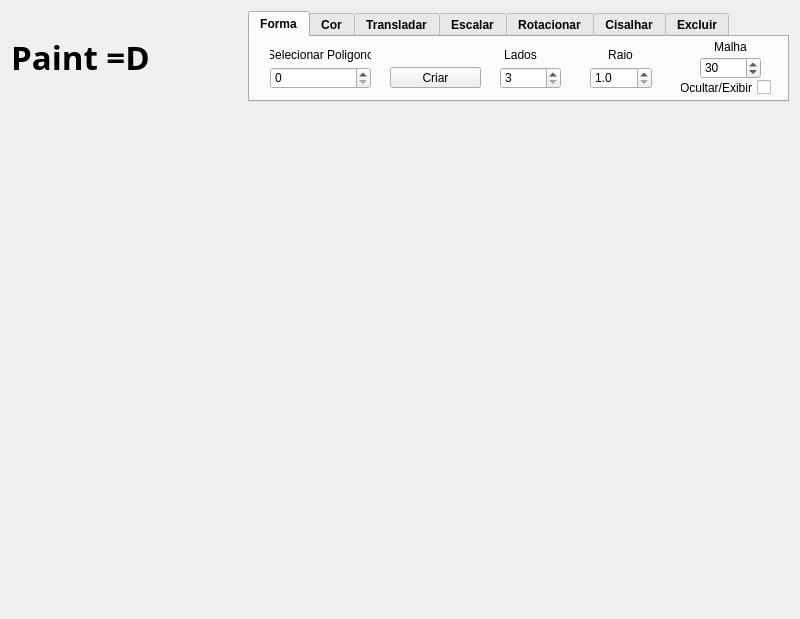
<?xml version="1.0" encoding="UTF-8"?>
<ui version="4.0">
 <class>JanelaPrincipal</class>
 <widget class="QWidget" name="JanelaPrincipal">
  <property name="geometry">
   <rect>
    <x>0</x>
    <y>0</y>
    <width>800</width>
    <height>615</height>
   </rect>
  </property>
  <property name="minimumSize">
   <size>
    <width>690</width>
    <height>0</height>
   </size>
  </property>
  <property name="windowTitle">
   <string>JanelaPrincipal</string>
  </property>
  <property name="layoutDirection">
   <enum>Qt::RightToLeft</enum>
  </property>
  <layout class="QGridLayout" name="gridLayout">
   <item row="3" column="0" colspan="3">
    <widget class="PaintTela" name="painel" native="true">
     <property name="minimumSize">
      <size>
       <width>0</width>
       <height>500</height>
      </size>
     </property>
     <property name="sizeIncrement">
      <size>
       <width>0</width>
       <height>0</height>
      </size>
     </property>
     <property name="layoutDirection">
      <enum>Qt::LeftToRight</enum>
     </property>
     <property name="autoFillBackground">
      <bool>true</bool>
     </property>
    </widget>
   </item>
   <item row="0" column="2">
    <spacer name="verticalSpacer_2">
     <property name="orientation">
      <enum>Qt::Vertical</enum>
     </property>
     <property name="sizeHint" stdset="0">
      <size>
       <width>20</width>
       <height>20</height>
      </size>
     </property>
    </spacer>
   </item>
   <item row="2" column="2">
    <spacer name="verticalSpacer">
     <property name="orientation">
      <enum>Qt::Vertical</enum>
     </property>
     <property name="sizeHint" stdset="0">
      <size>
       <width>20</width>
       <height>19</height>
      </size>
     </property>
    </spacer>
   </item>
   <item row="1" column="2">
    <widget class="QLabel" name="label">
     <property name="maximumSize">
      <size>
       <width>163</width>
       <height>34</height>
      </size>
     </property>
     <property name="font">
      <font>
       <family>VCR OSD Mono</family>
       <pointsize>25</pointsize>
       <weight>75</weight>
       <italic>false</italic>
       <bold>true</bold>
       <underline>false</underline>
       <strikeout>false</strikeout>
      </font>
     </property>
     <property name="layoutDirection">
      <enum>Qt::LeftToRight</enum>
     </property>
     <property name="text">
      <string>Paint =D</string>
     </property>
     <property name="textFormat">
      <enum>Qt::PlainText</enum>
     </property>
     <property name="alignment">
      <set>Qt::AlignCenter</set>
     </property>
    </widget>
   </item>
   <item row="1" column="1">
    <spacer name="horizontalSpacer">
     <property name="orientation">
      <enum>Qt::Horizontal</enum>
     </property>
     <property name="sizeHint" stdset="0">
      <size>
       <width>63</width>
       <height>20</height>
      </size>
     </property>
    </spacer>
   </item>
   <item row="0" column="0" rowspan="3">
    <widget class="QTabWidget" name="tabWidget">
     <property name="minimumSize">
      <size>
       <width>541</width>
       <height>91</height>
      </size>
     </property>
     <property name="maximumSize">
      <size>
       <width>0</width>
       <height>91</height>
      </size>
     </property>
     <property name="font">
      <font>
       <weight>75</weight>
       <bold>true</bold>
      </font>
     </property>
     <property name="layoutDirection">
      <enum>Qt::LeftToRight</enum>
     </property>
     <property name="autoFillBackground">
      <bool>true</bool>
     </property>
     <property name="currentIndex">
      <number>0</number>
     </property>
     <widget class="QWidget" name="tab_4">
      <attribute name="title">
       <string>Forma</string>
      </attribute>
      <widget class="QPushButton" name="pushButton">
       <property name="geometry">
        <rect>
         <x>140</x>
         <y>30</y>
         <width>91</width>
         <height>21</height>
        </rect>
       </property>
       <property name="font">
        <font>
         <weight>50</weight>
         <bold>false</bold>
        </font>
       </property>
       <property name="text">
        <string>Criar</string>
       </property>
       <property name="checkable">
        <bool>false</bool>
       </property>
      </widget>
      <widget class="QSpinBox" name="spinBox_4">
       <property name="geometry">
        <rect>
         <x>250</x>
         <y>30</y>
         <width>61</width>
         <height>22</height>
        </rect>
       </property>
       <property name="font">
        <font>
         <weight>50</weight>
         <bold>false</bold>
        </font>
       </property>
       <property name="minimum">
        <number>3</number>
       </property>
       <property name="maximum">
        <number>60</number>
       </property>
      </widget>
      <widget class="QDoubleSpinBox" name="doubleSpinBox">
       <property name="geometry">
        <rect>
         <x>340</x>
         <y>30</y>
         <width>62</width>
         <height>22</height>
        </rect>
       </property>
       <property name="font">
        <font>
         <weight>50</weight>
         <bold>false</bold>
        </font>
       </property>
       <property name="decimals">
        <number>1</number>
       </property>
       <property name="minimum">
        <double>1.000000000000000</double>
       </property>
       <property name="maximum">
        <double>10.000000000000000</double>
       </property>
      </widget>
      <widget class="QLabel" name="label_3">
       <property name="geometry">
        <rect>
         <x>240</x>
         <y>10</y>
         <width>61</width>
         <height>16</height>
        </rect>
       </property>
       <property name="font">
        <font>
         <weight>50</weight>
         <bold>false</bold>
         <kerning>true</kerning>
        </font>
       </property>
       <property name="text">
        <string>Lados</string>
       </property>
       <property name="alignment">
        <set>Qt::AlignCenter</set>
       </property>
      </widget>
      <widget class="QLabel" name="label_6">
       <property name="geometry">
        <rect>
         <x>340</x>
         <y>10</y>
         <width>61</width>
         <height>16</height>
        </rect>
       </property>
       <property name="font">
        <font>
         <weight>50</weight>
         <bold>false</bold>
         <kerning>true</kerning>
        </font>
       </property>
       <property name="text">
        <string>Raio</string>
       </property>
       <property name="alignment">
        <set>Qt::AlignCenter</set>
       </property>
      </widget>
      <widget class="QLabel" name="label_11">
       <property name="geometry">
        <rect>
         <x>20</x>
         <y>10</y>
         <width>101</width>
         <height>16</height>
        </rect>
       </property>
       <property name="font">
        <font>
         <weight>50</weight>
         <bold>false</bold>
         <kerning>true</kerning>
        </font>
       </property>
       <property name="text">
        <string>Selecionar Poligono</string>
       </property>
       <property name="alignment">
        <set>Qt::AlignCenter</set>
       </property>
      </widget>
      <widget class="QSpinBox" name="spinBox_5">
       <property name="geometry">
        <rect>
         <x>20</x>
         <y>30</y>
         <width>101</width>
         <height>22</height>
        </rect>
       </property>
       <property name="font">
        <font>
         <weight>50</weight>
         <bold>false</bold>
        </font>
       </property>
       <property name="minimum">
        <number>0</number>
       </property>
       <property name="maximum">
        <number>19</number>
       </property>
       <property name="value">
        <number>0</number>
       </property>
      </widget>
      <widget class="QCheckBox" name="checkBox_2">
       <property name="geometry">
        <rect>
         <x>430</x>
         <y>40</y>
         <width>91</width>
         <height>21</height>
        </rect>
       </property>
       <property name="font">
        <font>
         <weight>50</weight>
         <bold>false</bold>
        </font>
       </property>
       <property name="layoutDirection">
        <enum>Qt::RightToLeft</enum>
       </property>
       <property name="text">
        <string>Ocultar/Exibir</string>
       </property>
       <property name="checkable">
        <bool>true</bool>
       </property>
       <property name="checked">
        <bool>false</bool>
       </property>
      </widget>
      <widget class="QLabel" name="label_12">
       <property name="geometry">
        <rect>
         <x>450</x>
         <y>0</y>
         <width>61</width>
         <height>20</height>
        </rect>
       </property>
       <property name="font">
        <font>
         <weight>50</weight>
         <bold>false</bold>
         <kerning>true</kerning>
        </font>
       </property>
       <property name="text">
        <string>Malha</string>
       </property>
       <property name="alignment">
        <set>Qt::AlignCenter</set>
       </property>
      </widget>
      <widget class="QSpinBox" name="spinBox_6">
       <property name="geometry">
        <rect>
         <x>450</x>
         <y>20</y>
         <width>61</width>
         <height>22</height>
        </rect>
       </property>
       <property name="font">
        <font>
         <weight>50</weight>
         <bold>false</bold>
        </font>
       </property>
       <property name="minimum">
        <number>0</number>
       </property>
       <property name="maximum">
        <number>100</number>
       </property>
       <property name="value">
        <number>30</number>
       </property>
      </widget>
     </widget>
     <widget class="QWidget" name="tab">
      <property name="autoFillBackground">
       <bool>true</bool>
      </property>
      <attribute name="title">
       <string>Cor</string>
      </attribute>
      <widget class="QSpinBox" name="spinBox">
       <property name="geometry">
        <rect>
         <x>130</x>
         <y>30</y>
         <width>61</width>
         <height>22</height>
        </rect>
       </property>
       <property name="font">
        <font>
         <weight>50</weight>
         <bold>false</bold>
        </font>
       </property>
       <property name="minimum">
        <number>0</number>
       </property>
       <property name="maximum">
        <number>255</number>
       </property>
       <property name="value">
        <number>0</number>
       </property>
      </widget>
      <widget class="QSpinBox" name="spinBox_2">
       <property name="geometry">
        <rect>
         <x>240</x>
         <y>30</y>
         <width>61</width>
         <height>22</height>
        </rect>
       </property>
       <property name="font">
        <font>
         <weight>50</weight>
         <bold>false</bold>
        </font>
       </property>
       <property name="minimum">
        <number>0</number>
       </property>
       <property name="maximum">
        <number>255</number>
       </property>
       <property name="value">
        <number>0</number>
       </property>
      </widget>
      <widget class="QSpinBox" name="spinBox_3">
       <property name="geometry">
        <rect>
         <x>350</x>
         <y>30</y>
         <width>61</width>
         <height>22</height>
        </rect>
       </property>
       <property name="font">
        <font>
         <weight>50</weight>
         <bold>false</bold>
        </font>
       </property>
       <property name="minimum">
        <number>0</number>
       </property>
       <property name="maximum">
        <number>255</number>
       </property>
       <property name="value">
        <number>0</number>
       </property>
      </widget>
      <widget class="QLabel" name="label_2">
       <property name="geometry">
        <rect>
         <x>130</x>
         <y>10</y>
         <width>61</width>
         <height>16</height>
        </rect>
       </property>
       <property name="font">
        <font>
         <weight>50</weight>
         <bold>false</bold>
        </font>
       </property>
       <property name="text">
        <string>Red</string>
       </property>
       <property name="alignment">
        <set>Qt::AlignCenter</set>
       </property>
      </widget>
      <widget class="QLabel" name="label_4">
       <property name="geometry">
        <rect>
         <x>240</x>
         <y>10</y>
         <width>61</width>
         <height>16</height>
        </rect>
       </property>
       <property name="font">
        <font>
         <weight>50</weight>
         <bold>false</bold>
        </font>
       </property>
       <property name="text">
        <string>Green</string>
       </property>
       <property name="alignment">
        <set>Qt::AlignCenter</set>
       </property>
      </widget>
      <widget class="QLabel" name="label_5">
       <property name="geometry">
        <rect>
         <x>350</x>
         <y>10</y>
         <width>61</width>
         <height>16</height>
        </rect>
       </property>
       <property name="font">
        <font>
         <weight>50</weight>
         <bold>false</bold>
        </font>
       </property>
       <property name="text">
        <string>Blue</string>
       </property>
       <property name="alignment">
        <set>Qt::AlignCenter</set>
       </property>
      </widget>
     </widget>
     <widget class="QWidget" name="tab_2">
      <property name="autoFillBackground">
       <bool>true</bool>
      </property>
      <attribute name="title">
       <string>Transladar</string>
      </attribute>
      <widget class="QLabel" name="label_7">
       <property name="geometry">
        <rect>
         <x>150</x>
         <y>10</y>
         <width>61</width>
         <height>20</height>
        </rect>
       </property>
       <property name="font">
        <font>
         <weight>50</weight>
         <bold>false</bold>
        </font>
       </property>
       <property name="text">
        <string>X</string>
       </property>
       <property name="alignment">
        <set>Qt::AlignCenter</set>
       </property>
      </widget>
      <widget class="QLabel" name="label_8">
       <property name="geometry">
        <rect>
         <x>300</x>
         <y>10</y>
         <width>61</width>
         <height>20</height>
        </rect>
       </property>
       <property name="font">
        <font>
         <weight>50</weight>
         <bold>false</bold>
        </font>
       </property>
       <property name="text">
        <string>Y</string>
       </property>
       <property name="alignment">
        <set>Qt::AlignCenter</set>
       </property>
      </widget>
      <widget class="QDoubleSpinBox" name="doubleSpinBox_2">
       <property name="geometry">
        <rect>
         <x>150</x>
         <y>30</y>
         <width>62</width>
         <height>22</height>
        </rect>
       </property>
       <property name="font">
        <font>
         <weight>50</weight>
         <bold>false</bold>
        </font>
       </property>
       <property name="minimum">
        <double>-20.000000000000000</double>
       </property>
       <property name="maximum">
        <double>20.000000000000000</double>
       </property>
       <property name="singleStep">
        <double>0.500000000000000</double>
       </property>
       <property name="value">
        <double>0.000000000000000</double>
       </property>
      </widget>
      <widget class="QDoubleSpinBox" name="doubleSpinBox_3">
       <property name="geometry">
        <rect>
         <x>300</x>
         <y>30</y>
         <width>62</width>
         <height>22</height>
        </rect>
       </property>
       <property name="font">
        <font>
         <weight>50</weight>
         <bold>false</bold>
        </font>
       </property>
       <property name="minimum">
        <double>-20.000000000000000</double>
       </property>
       <property name="maximum">
        <double>20.000000000000000</double>
       </property>
       <property name="singleStep">
        <double>0.500000000000000</double>
       </property>
       <property name="value">
        <double>1.000000000000000</double>
       </property>
      </widget>
     </widget>
     <widget class="QWidget" name="tab_7">
      <attribute name="title">
       <string>Escalar</string>
      </attribute>
      <widget class="QDoubleSpinBox" name="doubleSpinBox_5">
       <property name="geometry">
        <rect>
         <x>300</x>
         <y>30</y>
         <width>62</width>
         <height>22</height>
        </rect>
       </property>
       <property name="font">
        <font>
         <weight>50</weight>
         <bold>false</bold>
        </font>
       </property>
       <property name="minimum">
        <double>1.000000000000000</double>
       </property>
       <property name="maximum">
        <double>10.000000000000000</double>
       </property>
       <property name="singleStep">
        <double>0.500000000000000</double>
       </property>
       <property name="value">
        <double>1.000000000000000</double>
       </property>
      </widget>
      <widget class="QLabel" name="label_9">
       <property name="geometry">
        <rect>
         <x>150</x>
         <y>10</y>
         <width>61</width>
         <height>20</height>
        </rect>
       </property>
       <property name="font">
        <font>
         <weight>50</weight>
         <bold>false</bold>
        </font>
       </property>
       <property name="text">
        <string>X</string>
       </property>
       <property name="alignment">
        <set>Qt::AlignCenter</set>
       </property>
      </widget>
      <widget class="QLabel" name="label_10">
       <property name="geometry">
        <rect>
         <x>300</x>
         <y>10</y>
         <width>61</width>
         <height>20</height>
        </rect>
       </property>
       <property name="font">
        <font>
         <weight>50</weight>
         <bold>false</bold>
        </font>
       </property>
       <property name="text">
        <string>Y</string>
       </property>
       <property name="alignment">
        <set>Qt::AlignCenter</set>
       </property>
      </widget>
      <widget class="QDoubleSpinBox" name="doubleSpinBox_6">
       <property name="geometry">
        <rect>
         <x>150</x>
         <y>30</y>
         <width>62</width>
         <height>22</height>
        </rect>
       </property>
       <property name="font">
        <font>
         <weight>50</weight>
         <bold>false</bold>
        </font>
       </property>
       <property name="minimum">
        <double>1.000000000000000</double>
       </property>
       <property name="maximum">
        <double>10.000000000000000</double>
       </property>
       <property name="singleStep">
        <double>0.500000000000000</double>
       </property>
       <property name="value">
        <double>1.000000000000000</double>
       </property>
      </widget>
     </widget>
     <widget class="QWidget" name="tab_5">
      <attribute name="title">
       <string>Rotacionar</string>
      </attribute>
      <widget class="QLabel" name="label_15">
       <property name="geometry">
        <rect>
         <x>210</x>
         <y>10</y>
         <width>111</width>
         <height>20</height>
        </rect>
       </property>
       <property name="font">
        <font>
         <weight>50</weight>
         <bold>false</bold>
        </font>
       </property>
       <property name="text">
        <string>Ângulo (-360 a 360)</string>
       </property>
       <property name="alignment">
        <set>Qt::AlignCenter</set>
       </property>
      </widget>
      <widget class="QDoubleSpinBox" name="doubleSpinBox_9">
       <property name="geometry">
        <rect>
         <x>220</x>
         <y>30</y>
         <width>91</width>
         <height>22</height>
        </rect>
       </property>
       <property name="font">
        <font>
         <weight>50</weight>
         <bold>false</bold>
        </font>
       </property>
       <property name="minimum">
        <double>-360.000000000000000</double>
       </property>
       <property name="maximum">
        <double>360.000000000000000</double>
       </property>
       <property name="singleStep">
        <double>0.500000000000000</double>
       </property>
       <property name="value">
        <double>0.000000000000000</double>
       </property>
      </widget>
     </widget>
     <widget class="QWidget" name="tab_8">
      <attribute name="title">
       <string>Cisalhar</string>
      </attribute>
      <widget class="QLabel" name="label_13">
       <property name="geometry">
        <rect>
         <x>150</x>
         <y>10</y>
         <width>61</width>
         <height>20</height>
        </rect>
       </property>
       <property name="font">
        <font>
         <weight>50</weight>
         <bold>false</bold>
        </font>
       </property>
       <property name="text">
        <string>X</string>
       </property>
       <property name="alignment">
        <set>Qt::AlignCenter</set>
       </property>
      </widget>
      <widget class="QLabel" name="label_14">
       <property name="geometry">
        <rect>
         <x>300</x>
         <y>10</y>
         <width>61</width>
         <height>20</height>
        </rect>
       </property>
       <property name="font">
        <font>
         <weight>50</weight>
         <bold>false</bold>
        </font>
       </property>
       <property name="text">
        <string>Y</string>
       </property>
       <property name="alignment">
        <set>Qt::AlignCenter</set>
       </property>
      </widget>
      <widget class="QDoubleSpinBox" name="doubleSpinBox_7">
       <property name="geometry">
        <rect>
         <x>151</x>
         <y>30</y>
         <width>62</width>
         <height>22</height>
        </rect>
       </property>
       <property name="font">
        <font>
         <weight>50</weight>
         <bold>false</bold>
        </font>
       </property>
       <property name="decimals">
        <number>3</number>
       </property>
       <property name="minimum">
        <double>0.000000000000000</double>
       </property>
       <property name="maximum">
        <double>3.000000000000000</double>
       </property>
       <property name="singleStep">
        <double>0.250000000000000</double>
       </property>
       <property name="value">
        <double>0.000000000000000</double>
       </property>
      </widget>
      <widget class="QDoubleSpinBox" name="doubleSpinBox_8">
       <property name="geometry">
        <rect>
         <x>300</x>
         <y>30</y>
         <width>62</width>
         <height>22</height>
        </rect>
       </property>
       <property name="font">
        <font>
         <weight>50</weight>
         <bold>false</bold>
        </font>
       </property>
       <property name="decimals">
        <number>3</number>
       </property>
       <property name="minimum">
        <double>0.000000000000000</double>
       </property>
       <property name="maximum">
        <double>3.000000000000000</double>
       </property>
       <property name="singleStep">
        <double>0.250000000000000</double>
       </property>
       <property name="value">
        <double>0.000000000000000</double>
       </property>
      </widget>
     </widget>
     <widget class="QWidget" name="tab_3">
      <property name="autoFillBackground">
       <bool>true</bool>
      </property>
      <attribute name="title">
       <string>Excluir</string>
      </attribute>
      <widget class="QPushButton" name="pushButton_2">
       <property name="geometry">
        <rect>
         <x>90</x>
         <y>20</y>
         <width>131</width>
         <height>31</height>
        </rect>
       </property>
       <property name="font">
        <font>
         <weight>50</weight>
         <bold>false</bold>
        </font>
       </property>
       <property name="text">
        <string>Figura Selecionada</string>
       </property>
      </widget>
      <widget class="QPushButton" name="pushButton_3">
       <property name="geometry">
        <rect>
         <x>300</x>
         <y>20</y>
         <width>151</width>
         <height>31</height>
        </rect>
       </property>
       <property name="font">
        <font>
         <weight>50</weight>
         <bold>false</bold>
        </font>
       </property>
       <property name="text">
        <string>Todos as Figuras</string>
       </property>
      </widget>
     </widget>
    </widget>
   </item>
  </layout>
 </widget>
 <layoutdefault spacing="6" margin="11"/>
 <customwidgets>
  <customwidget>
   <class>PaintTela</class>
   <extends>QWidget</extends>
   <header>PaintTela.h</header>
   <container>1</container>
   <slots>
    <slot>alterarRaio(double)</slot>
    <slot>alterarLados(int)</slot>
    <slot>criarFigura()</slot>
    <slot>alterarR(int)</slot>
    <slot>alterarG(int)</slot>
    <slot>alterarB(int)</slot>
    <slot>exibirMalha(bool)</slot>
    <slot>exibirMalha()</slot>
    <slot>transladarX(double)</slot>
    <slot>transladarY(double)</slot>
    <slot>escalarX(double)</slot>
    <slot>escalarY(double)</slot>
    <slot>selecionar(int)</slot>
    <slot>excluirFigura()</slot>
    <slot>excluirTodos()</slot>
    <slot>rotacionar(double)</slot>
    <slot>cisalharX(double)</slot>
    <slot>cisalharY(double)</slot>
    <slot>tamanhoMalha(int)</slot>
   </slots>
  </customwidget>
 </customwidgets>
 <resources/>
 <connections>
  <connection>
   <sender>spinBox_2</sender>
   <signal>valueChanged(int)</signal>
   <receiver>painel</receiver>
   <slot>alterarG(int)</slot>
   <hints>
    <hint type="sourcelabel">
     <x>552</x>
     <y>82</y>
    </hint>
    <hint type="destinationlabel">
     <x>454</x>
     <y>139</y>
    </hint>
   </hints>
  </connection>
  <connection>
   <sender>spinBox</sender>
   <signal>valueChanged(int)</signal>
   <receiver>painel</receiver>
   <slot>alterarR(int)</slot>
   <hints>
    <hint type="sourcelabel">
     <x>442</x>
     <y>82</y>
    </hint>
    <hint type="destinationlabel">
     <x>327</x>
     <y>153</y>
    </hint>
   </hints>
  </connection>
  <connection>
   <sender>spinBox_3</sender>
   <signal>valueChanged(int)</signal>
   <receiver>painel</receiver>
   <slot>alterarB(int)</slot>
   <hints>
    <hint type="sourcelabel">
     <x>662</x>
     <y>82</y>
    </hint>
    <hint type="destinationlabel">
     <x>554</x>
     <y>128</y>
    </hint>
   </hints>
  </connection>
  <connection>
   <sender>doubleSpinBox_6</sender>
   <signal>valueChanged(double)</signal>
   <receiver>painel</receiver>
   <slot>escalarX(double)</slot>
   <hints>
    <hint type="sourcelabel">
     <x>463</x>
     <y>82</y>
    </hint>
    <hint type="destinationlabel">
     <x>303</x>
     <y>151</y>
    </hint>
   </hints>
  </connection>
  <connection>
   <sender>checkBox_2</sender>
   <signal>clicked()</signal>
   <receiver>painel</receiver>
   <slot>exibirMalha()</slot>
   <hints>
    <hint type="sourcelabel">
     <x>702</x>
     <y>85</y>
    </hint>
    <hint type="destinationlabel">
     <x>722</x>
     <y>132</y>
    </hint>
   </hints>
  </connection>
  <connection>
   <sender>doubleSpinBox_5</sender>
   <signal>valueChanged(double)</signal>
   <receiver>painel</receiver>
   <slot>escalarY(double)</slot>
   <hints>
    <hint type="sourcelabel">
     <x>613</x>
     <y>82</y>
    </hint>
    <hint type="destinationlabel">
     <x>444</x>
     <y>119</y>
    </hint>
   </hints>
  </connection>
  <connection>
   <sender>pushButton</sender>
   <signal>clicked()</signal>
   <receiver>painel</receiver>
   <slot>criarFigura()</slot>
   <hints>
    <hint type="sourcelabel">
     <x>482</x>
     <y>81</y>
    </hint>
    <hint type="destinationlabel">
     <x>563</x>
     <y>143</y>
    </hint>
   </hints>
  </connection>
  <connection>
   <sender>spinBox_5</sender>
   <signal>valueChanged(int)</signal>
   <receiver>painel</receiver>
   <slot>selecionar(int)</slot>
   <hints>
    <hint type="sourcelabel">
     <x>372</x>
     <y>82</y>
    </hint>
    <hint type="destinationlabel">
     <x>625</x>
     <y>133</y>
    </hint>
   </hints>
  </connection>
  <connection>
   <sender>spinBox_4</sender>
   <signal>valueChanged(int)</signal>
   <receiver>painel</receiver>
   <slot>alterarLados(int)</slot>
   <hints>
    <hint type="sourcelabel">
     <x>549</x>
     <y>82</y>
    </hint>
    <hint type="destinationlabel">
     <x>354</x>
     <y>132</y>
    </hint>
   </hints>
  </connection>
  <connection>
   <sender>doubleSpinBox_2</sender>
   <signal>valueChanged(double)</signal>
   <receiver>painel</receiver>
   <slot>transladarX(double)</slot>
   <hints>
    <hint type="sourcelabel">
     <x>463</x>
     <y>82</y>
    </hint>
    <hint type="destinationlabel">
     <x>358</x>
     <y>128</y>
    </hint>
   </hints>
  </connection>
  <connection>
   <sender>doubleSpinBox</sender>
   <signal>valueChanged(double)</signal>
   <receiver>painel</receiver>
   <slot>alterarRaio(double)</slot>
   <hints>
    <hint type="sourcelabel">
     <x>653</x>
     <y>82</y>
    </hint>
    <hint type="destinationlabel">
     <x>429</x>
     <y>156</y>
    </hint>
   </hints>
  </connection>
  <connection>
   <sender>doubleSpinBox_3</sender>
   <signal>valueChanged(double)</signal>
   <receiver>painel</receiver>
   <slot>transladarY(double)</slot>
   <hints>
    <hint type="sourcelabel">
     <x>613</x>
     <y>82</y>
    </hint>
    <hint type="destinationlabel">
     <x>457</x>
     <y>127</y>
    </hint>
   </hints>
  </connection>
  <connection>
   <sender>pushButton_2</sender>
   <signal>clicked()</signal>
   <receiver>painel</receiver>
   <slot>excluirFigura()</slot>
   <hints>
    <hint type="sourcelabel">
     <x>411</x>
     <y>70</y>
    </hint>
    <hint type="destinationlabel">
     <x>408</x>
     <y>145</y>
    </hint>
   </hints>
  </connection>
  <connection>
   <sender>pushButton_3</sender>
   <signal>clicked()</signal>
   <receiver>painel</receiver>
   <slot>excluirTodos()</slot>
   <hints>
    <hint type="sourcelabel">
     <x>632</x>
     <y>71</y>
    </hint>
    <hint type="destinationlabel">
     <x>623</x>
     <y>205</y>
    </hint>
   </hints>
  </connection>
  <connection>
   <sender>doubleSpinBox_9</sender>
   <signal>valueChanged(double)</signal>
   <receiver>painel</receiver>
   <slot>rotacionar(double)</slot>
   <hints>
    <hint type="sourcelabel">
     <x>510</x>
     <y>79</y>
    </hint>
    <hint type="destinationlabel">
     <x>514</x>
     <y>143</y>
    </hint>
   </hints>
  </connection>
  <connection>
   <sender>doubleSpinBox_7</sender>
   <signal>valueChanged(double)</signal>
   <receiver>painel</receiver>
   <slot>cisalharX(double)</slot>
   <hints>
    <hint type="sourcelabel">
     <x>434</x>
     <y>79</y>
    </hint>
    <hint type="destinationlabel">
     <x>434</x>
     <y>133</y>
    </hint>
   </hints>
  </connection>
  <connection>
   <sender>doubleSpinBox_8</sender>
   <signal>valueChanged(double)</signal>
   <receiver>painel</receiver>
   <slot>cisalharY(double)</slot>
   <hints>
    <hint type="sourcelabel">
     <x>574</x>
     <y>82</y>
    </hint>
    <hint type="destinationlabel">
     <x>580</x>
     <y>161</y>
    </hint>
   </hints>
  </connection>
  <connection>
   <sender>spinBox_6</sender>
   <signal>valueChanged(int)</signal>
   <receiver>painel</receiver>
   <slot>tamanhoMalha(int)</slot>
   <hints>
    <hint type="sourcelabel">
     <x>739</x>
     <y>61</y>
    </hint>
    <hint type="destinationlabel">
     <x>743</x>
     <y>137</y>
    </hint>
   </hints>
  </connection>
 </connections>
</ui>
